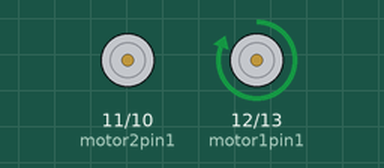
Bench run of a sketch on a simulated Arduino Uno, built with avr-gcc and run on an emulated ATmega328P. Parts: motor-driver pin pairs drawn as motors (green arrow = first pin HIGH = forward, orange = second pin HIGH = backward, longer = more drive).

Above: at 1.5 s.
At 4.5 s:
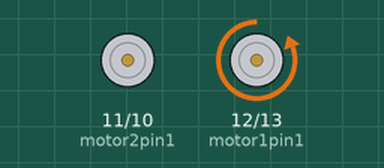
At 7.5 s:
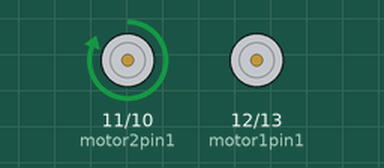
At 10.5 s:
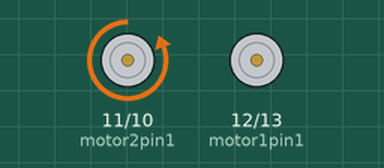
Timing chart, 0 to 15.6 s (numbered marks = the images above):
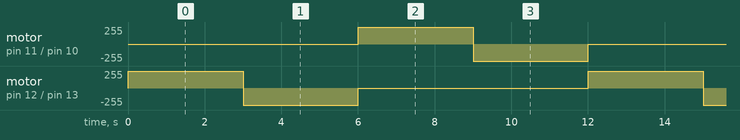

Measured:
- by itself, motor on pin 11 (motor2pin1) / pin 10 (motor2pin2), motor on pin 12 (motor1pin1) / pin 13 (motor1pin2): repeats every 12.0 s: backward 255/255 3.0 s, stopped 6.0 s, forward 255/255 3.0 s

The sketch:

Motor_Test.ino
```cpp
int motor1pin1 = 12;
int motor1pin2 = 13;

int motor2pin1 = 11;
int motor2pin2 = 10;

void setup() {
  // put your setup code here, to run once:
  pinMode(motor1pin1, OUTPUT);
  pinMode(motor1pin2, OUTPUT);
  pinMode(motor2pin1, OUTPUT);
  pinMode(motor2pin2, OUTPUT);
}

void movement1() {
  digitalWrite(motor1pin1, HIGH);
  digitalWrite(motor1pin2, LOW);

  digitalWrite(motor2pin1, LOW);
  digitalWrite(motor2pin2, LOW);
}

void movement2() {
  digitalWrite(motor1pin1, LOW);
  digitalWrite(motor1pin2, HIGH);

  digitalWrite(motor2pin1, LOW);
  digitalWrite(motor2pin2, LOW);
}
void movement3() {
  digitalWrite(motor1pin1, LOW);
  digitalWrite(motor1pin2, LOW);

  digitalWrite(motor2pin1, HIGH);
  digitalWrite(motor2pin2, LOW);
}

void movement4() {
  digitalWrite(motor1pin1, LOW);
  digitalWrite(motor1pin2, LOW);

  digitalWrite(motor2pin1, LOW);
  digitalWrite(motor2pin2, HIGH);
}


void loop() {
  movement1();
  delay(3000);
  movement2();
  delay(3000);
  movement3();
  delay(3000);
  movement4();
  delay(3000);
}
```
